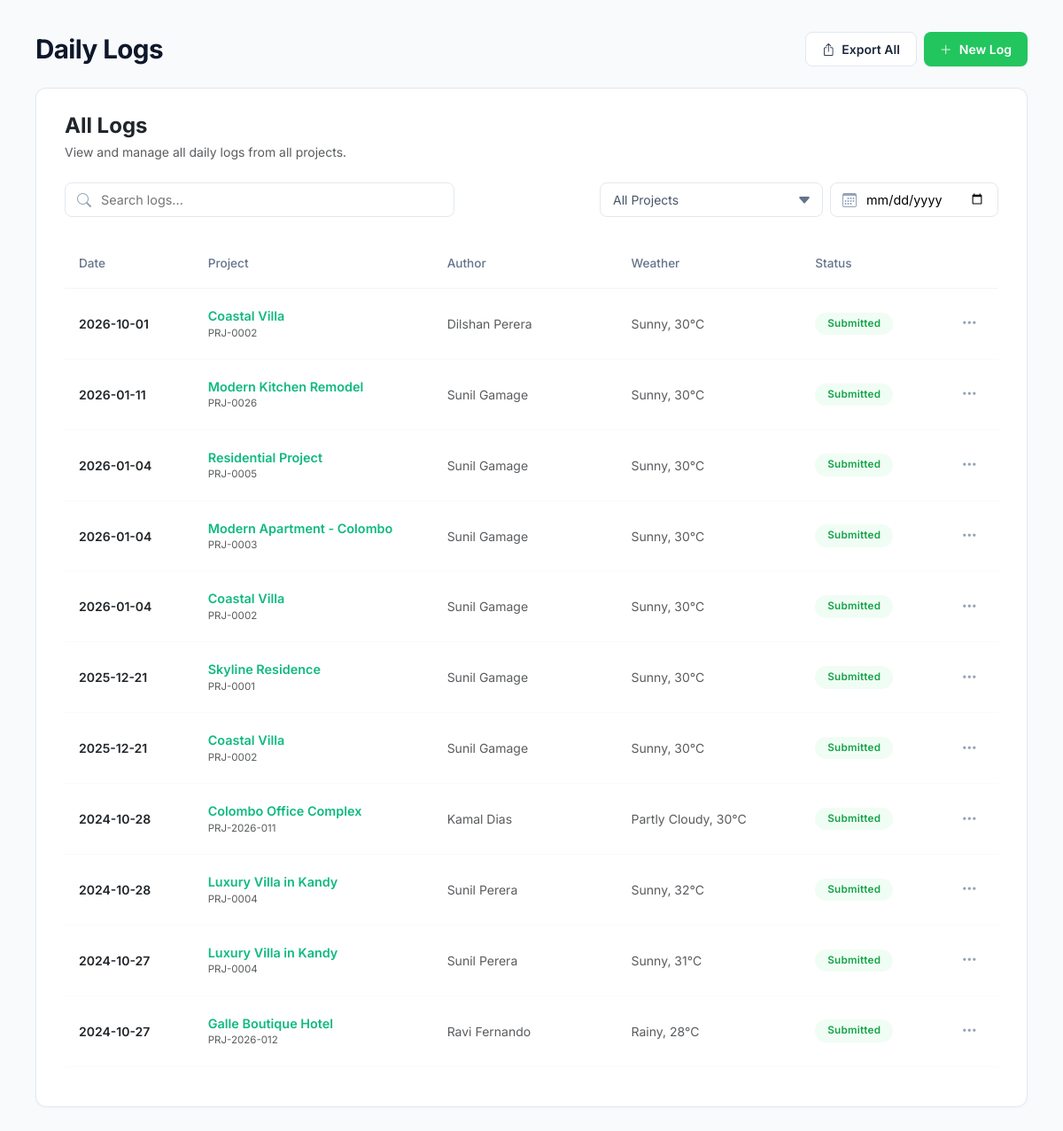
The page /features/daily-logs.php (signed in) on the database its author committed.
### tables this page shows
CREATE TABLE `daily_reports` (
  `id` int(11) NOT NULL AUTO_INCREMENT,
  `project_id` int(11) DEFAULT NULL,
  `foreman_id` int(11) DEFAULT NULL,
  `report_date` date DEFAULT (CURDATE()),
  `weather_condition` varchar(100) DEFAULT 'Sunny, 30°C',
  `work_summary` text DEFAULT NULL,
  `crew_count` int(11) DEFAULT 0,
  `subcontractor_notes` text DEFAULT NULL,
  `status` enum('Draft','Submitted','Reviewed') DEFAULT 'Submitted',
  `site_image` varchar(255) DEFAULT NULL,
  `created_at` timestamp NOT NULL DEFAULT current_timestamp(),
  PRIMARY KEY (`id`),
  KEY `fk_dr_project` (`project_id`),
  KEY `fk_dr_foreman` (`foreman_id`),
  CONSTRAINT `daily_reports_ibfk_1` FOREIGN KEY (`project_id`) REFERENCES `projects` (`id`),
  CONSTRAINT `daily_reports_ibfk_2` FOREIGN KEY (`foreman_id`) REFERENCES `users` (`id`),
  CONSTRAINT `fk_dr_foreman` FOREIGN KEY (`foreman_id`) REFERENCES `users` (`id`) ON DELETE SET NULL,
  CONSTRAINT `fk_dr_project` FOREIGN KEY (`project_id`) REFERENCES `projects` (`id`) ON DELETE CASCADE
);

CREATE TABLE `projects` (
  `id` int(11) NOT NULL AUTO_INCREMENT,
  `project_name` varchar(150) NOT NULL,
  `project_code` varchar(50) NOT NULL,
  `client_id` int(11) DEFAULT NULL,
  `client_name` varchar(100) DEFAULT NULL,
  `pm_id` int(11) DEFAULT NULL,
  `budget` decimal(15,2) DEFAULT 0.00,
  `location` varchar(255) DEFAULT NULL,
  `start_date` date DEFAULT NULL,
  `end_date` date DEFAULT NULL,
  `stage` enum('Planning','Earthwork','Framing','Roofing','Finishing','Handover') DEFAULT 'Planning',
  `progress_percent` int(11) DEFAULT 0,
  `status` enum('Active','Completed','On Hold','Archived') DEFAULT 'Active',
  `thumbnail_url` varchar(255) DEFAULT NULL,
  `created_at` timestamp NOT NULL DEFAULT current_timestamp(),
  `updated_at` timestamp NOT NULL DEFAULT current_timestamp() ON UPDATE current_timestamp(),
  PRIMARY KEY (`id`),
  UNIQUE KEY `project_code` (`project_code`)
);

### features/daily-logs.php (the view, shortened to what this page needs)
<?php
require_once __DIR__ . '/../db.php';
try {
    $sql = "
        SELECT dr.*,
               p.project_name, p.project_code,
               COALESCE(u.full_name, 'Sunil Perera') AS author_name,
               (SELECT COUNT(*) FROM daily_report_photos WHERE report_id = dr.id) AS photo_count
        FROM daily_reports dr
        JOIN projects p ON dr.project_id = p.id
        LEFT JOIN users u ON dr.foreman_id = u.id
        ORDER BY dr.report_date DESC, dr.id DESC
    ";
    $daily_logs = $pdo->query($sql)->fetchAll(PDO::FETCH_ASSOC);
} catch (PDOException $e) {
    die("Database Error: " . $e->getMessage());
}
?>
<!DOCTYPE html>
<html lang="en">
<head>
    <link href="https://cdn.jsdelivr.net/npm/bootstrap@5.3.0/dist/css/bootstrap.min.css" rel="stylesheet">
    <link rel="stylesheet" href="https://cdn.jsdelivr.net/npm/bootstrap-icons@1.10.0/font/bootstrap-icons.css">
</head>
<body>
    <div class="main-container">
        <div class="d-flex justify-content-between align-items-center mb-4 flex-wrap gap-3">
            <h1 class="page-header-title">Daily Logs</h1>
            <div class="d-flex gap-2">
                <a href="export_daily_logs.php" id="exportBtn" class="btn-export">
                    <i class="bi bi-box-arrow-up"></i> Export All
                </a>
                <button type="button" class="btn-new-log" data-bs-toggle="modal" data-bs-target="#newLogModal">
                    <i class="bi bi-plus-lg"></i> New Log
                </button>
            </div>
        </div>
        <div class="nexus-card">
            <div class="mb-4">
                <h4 class="fw-bold mb-1 text-dark">All Logs</h4>
                <p class="text-muted small mb-0">View and manage all daily logs from all projects.</p>
            </div>
            <div class="d-flex justify-content-between align-items-center gap-3 flex-wrap mb-4">
                <div class="search-wrapper">
                    <input type="text" id="logSearch" class="nexus-input" placeholder="Search logs...">
                </div>
                <div class="d-flex gap-2 flex-wrap">
                    <select id="projectFilter" class="nexus-select">
                        <option value="All">All Projects</option>
                    </select>
                    <div class="position-relative" style="min-width: 190px;">
                        <input type="date" id="dateFilter" class="nexus-input" placeholder="Pick a date">
                    </div>
                </div>
            </div>
            <div class="table-responsive">
                <table class="table align-middle" id="logsTable">
                    <thead>
                        <tr>
                            <th width="14%">Date</th>
                            <th width="26%">Project</th>
                            <th width="20%">Author</th>
                            <th width="20%">Weather</th>
                            <th width="15%">Status</th>
                            <th width="5%" class="text-end"></th>
                        </tr>
                    </thead>
                    <tbody id="logsTableBody">
                        <?php foreach ($daily_logs as $log):
                            $statusClass = 'pill-submitted';
                        ?>
                        <tr class="log-row"
                            data-project="<?= htmlspecialchars(strtolower($log['project_name'])) ?>"
                            data-author="<?= htmlspecialchars(strtolower($log['author_name'])) ?>"
                            data-date="<?= htmlspecialchars($log['report_date']) ?>"
                            data-search="<?= htmlspecialchars(strtolower($log['project_name'] . ' ' . $log['author_name'] . ' ' . $log['work_summary'] . ' ' . ($log['project_code'] ?? ''))) ?>">
                            <td class="fw-semibold text-dark"><?= htmlspecialchars($log['report_date']) ?></td>
                            <td>
                                <a href="daily_log_view.php?id=<?= $log['id'] ?>" class="project-link">
                                    <?= htmlspecialchars($log['project_name']) ?>
                                </a>
                                <?php if (!empty($log['project_code'])): ?>
                                    <div class="text-muted" style="font-size: 0.72rem;"><?= htmlspecialchars($log['project_code']) ?></div>
                                <?php endif; ?>
                            </td>
                            <td class="text-muted"><?= htmlspecialchars($log['author_name']) ?></td>
                            <td class="text-muted"><?= htmlspecialchars($log['weather_condition'] ?: 'Sunny, 30°C') ?></td>
                            <td>
                                <span class="pill <?= $statusClass ?>">
                                    <?= htmlspecialchars($log['status']) ?>
                                </span>
                            </td>
                            <td class="text-end">
                                <div class="dropdown">
                                    <button class="action-dot-btn" data-bs-toggle="dropdown" aria-expanded="false" title="Actions">
                                        <i class="bi bi-three-dots"></i>
                                    </button>
                                </div>
                            </td>
                        </tr>
                        <?php endforeach; ?>
                    </tbody>
                </table>
            </div>
        </div>
    </div>
</body>
</html>

### features/daily-logs.php (style rules this page uses)
body { font-family: 'Inter', sans-serif; background-color: #f8fafc; color: #1e293b; margin: 0; padding: 0; }
.main-container { max-width: 1420px; margin: 0 auto; padding: 2.25rem 2.5rem; }
.page-header-title { font-size: 1.85rem; font-weight: 700; color: #0f172a; margin-bottom: 0; letter-spacing: -0.02em; }
.nexus-card { background: #fff; border: 1px solid #e2e8f0; border-radius: 12px; padding: 1.75rem 2rem; box-shadow: 0 1px 3px rgba(0,0,0,0.03); }
.search-wrapper { position: relative; max-width: 440px; flex-grow: 1; }
.nexus-input { width: 100%; padding: 8px 14px 8px 40px; border: 1px solid #e2e8f0; border-radius: 8px; font-size: 0.9rem; background: #fff; transition: all 0.2s; }
.nexus-select { padding: 8px 36px 8px 14px; border: 1px solid #e2e8f0; border-radius: 8px; font-size: 0.875rem; color: #475569; background: #fff; appearance: none; background-repeat: no-repeat; background-position: right 12px center; min-width: 230px; transition: all 0.2s; }
.table thead th { border-bottom: 1px solid #f1f5f9; color: #64748b; font-weight: 500; font-size: 0.85rem; padding: 1.1rem 1rem; }
.table tbody td { padding: 1.25rem 1rem; border-bottom: 1px solid #f8fafc; font-size: 0.875rem; vertical-align: middle; }
.project-link { color: #10b981; text-decoration: none; font-weight: 600; font-size: 0.9rem; transition: color 0.15s; }
.pill { padding: 4px 14px; border-radius: 20px; font-size: 0.73rem; font-weight: 600; display: inline-block; letter-spacing: 0.02em; }
.pill-submitted { background: #f0fdf4; color: #16a34a; }
.btn-export { background: #fff; border: 1px solid #e2e8f0; color: #1e293b; font-weight: 600; border-radius: 8px; padding: 8px 18px; font-size: 0.875rem; display: inline-flex; align-items: center; gap: 8px; transition: all 0.2s; text-decoration: none; }
.btn-new-log { background-color: #22c55e; border: none; color: #fff; font-weight: 600; border-radius: 8px; padding: 8px 18px; font-size: 0.875rem; display: inline-flex; align-items: center; gap: 8px; transition: all 0.2s ease-in-out; box-shadow: 0 1px 2px rgba(0,0,0,0.05); }
.action-dot-btn { background: transparent; border: none; padding: 4px 8px; color: #94a3b8; font-size: 1.1rem; transition: color 0.15s; }

### rows shown on the page
daily_reports: report_date "2026-10-01", project.project_name "Coastal Villa", project.project_code "PRJ-0002", author_name "Dilshan Perera", weather_condition "Sunny, 30°C", status "Submitted"
daily_reports: report_date "2026-01-11", project.project_name "Modern Kitchen Remodel", project.project_code "PRJ-0026", author_name "Sunil Gamage", weather_condition "Sunny, 30°C", status "Submitted"
daily_reports: report_date "2026-01-04", project.project_name "Residential Project", project.project_code "PRJ-0005", author_name "Sunil Gamage", weather_condition "Sunny, 30°C", status "Submitted"
daily_reports: report_date "2026-01-04", project.project_name "Modern Apartment - Colombo", project.project_code "PRJ-0003", author_name "Sunil Gamage", weather_condition "Sunny, 30°C", status "Submitted"
daily_reports: report_date "2026-01-04", project.project_name "Coastal Villa", project.project_code "PRJ-0002", author_name "Sunil Gamage", weather_condition "Sunny, 30°C", status "Submitted"
daily_reports: report_date "2025-12-21", project.project_name "Skyline Residence", project.project_code "PRJ-0001", author_name "Sunil Gamage", weather_condition "Sunny, 30°C", status "Submitted"
daily_reports: report_date "2025-12-21", project.project_name "Coastal Villa", project.project_code "PRJ-0002", author_name "Sunil Gamage", weather_condition "Sunny, 30°C", status "Submitted"
daily_reports: report_date "2024-10-28", project.project_name "Colombo Office Complex", project.project_code "PRJ-2026-011", author_name "Kamal Dias", weather_condition "Partly Cloudy, 30°C", status "Submitted"
daily_reports: report_date "2024-10-28", project.project_name "Luxury Villa in Kandy", project.project_code "PRJ-0004", author_name "Sunil Perera", weather_condition "Sunny, 32°C", status "Submitted"
daily_reports: report_date "2024-10-27", project.project_name "Luxury Villa in Kandy", project.project_code "PRJ-0004", author_name "Sunil Perera", weather_condition "Sunny, 31°C", status "Submitted"
daily_reports: report_date "2024-10-27", project.project_name "Galle Boutique Hotel", project.project_code "PRJ-2026-012", author_name "Ravi Fernando", weather_condition "Rainy, 28°C", status "Submitted"
